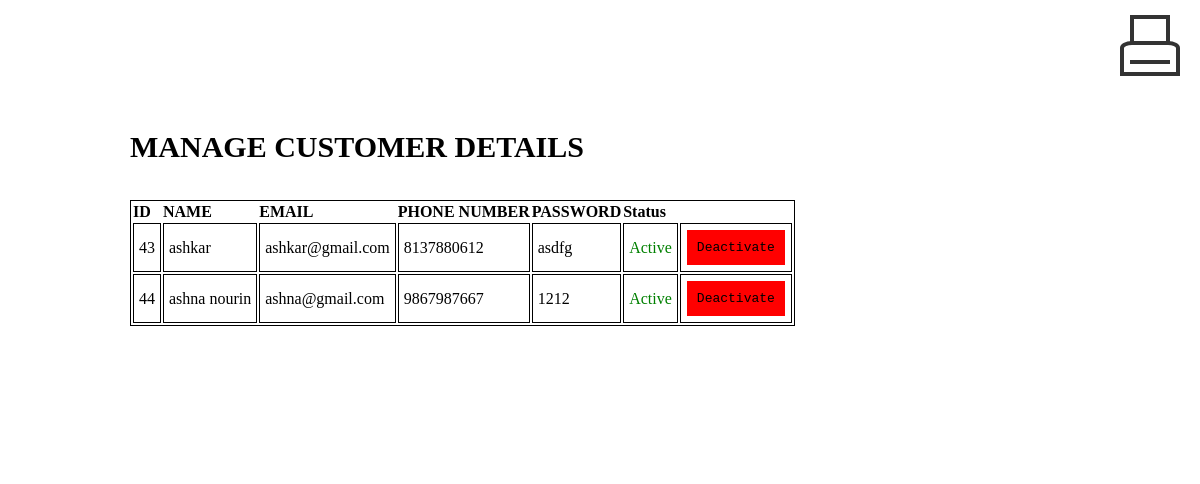
Page /displaycus.php on the committed database.
### tables this page shows
CREATE TABLE `register` (
  `c_id` int(11) NOT NULL,
  `name` varchar(20) NOT NULL,
  `email` varchar(50) NOT NULL,
  `phn` text NOT NULL,
  `password` varchar(20) NOT NULL
);

### displaycus.php (the view, shortened to what this page needs)
<?php include('./conn.php');
?>
<!DOCTYPE html>
<html lang="en">
<head>
</head>
<body>
<form action="" method="post">
    <button type="submit" class="print-button" name="print"><span class="print-icon"></span></button>
</form>
    <div id="hero">
        <div style="display: flex;justify-content: start;padding: 130px; ">
            <div style="width: 100%;">
                <h2 id="hero_head">MANAGE CUSTOMER DETAILS</h2><br><br>
                <p id="hero_content">
                    <table>
                        <tr>
                            <th>ID</th>
                            <th>NAME</th>
                            <th>EMAIL</th>
                            <th>PHONE NUMBER</th>
                            <th>PASSWORD</th>
                            <th>Status</th>
                        </tr>
                        <?php
                        $sel=$conn->query("SELECT * FROM `register` inner join `login` on `register`.email = `login`.username where `login`.status='customer'");
                        if($sel->num_rows>0){
                            while($result=mysqli_fetch_array($sel)){
                                $u_id=$result['c_id'];
                                $user_name=$result['name'];
                                $email=$result['email'];
                                $phn=$result['phn'];
                                $password=$result['password'];
                                $status = $result['login_status'];
                                echo"<tr>
                                <td>$u_id</td>
                                <td>$user_name</td>
                                <td>$email</td>
                                <td>$phn</td>
                                <td>$password</td>
                                ";
                                if($status== 1){
                                    echo "<td><span style='color:green;'>Active</span></td>";
                                }else{
                                    echo "<td><span style='color: red;'>Deactive</span></td>";
                                }
                                ?>
                                <td>
                                <form method="POST">
                                    <?php  if($status == 1){
                                    ?>
                                    <a  class='bt'  href='./status/custStatus.php?email=<?php echo $email; ?>&status=0'>Deactivate</a><br></td>
                                    <?php
                                    }else{
                                        ?>
                                    <a style="background-color: green;"class='bt activet' href='./status/custStatus.php?email=<?php echo $email; ?>&status=1''>Activate</a><br></td>
                                        <?php
                                    }
                                        ?>
                                 </tr>
                            <?php
                            }
                        }
                       ?>

### displaycus.php (style rules this page uses)
* { margin: 0px; padding: 0px; }
#hero { width: 90%; text-align: left; display: flex; justify-content: start; background-color:white; background-size: cover; }
#hero_head { color: black; text-transform: uppercase; font-size: 30px; }
#hero_content { color: black; font-family: monospace ; justify-content: space-between; font-size: larger; text-transform: capitalize; }
table,tr { border: 1px solid black; color:black; }
td { padding: 5px; border: 1px solid black; color:black; }
th { color: black; }
.bt { padding: 10px; color: black; border: 1px solid white; display: inline-block; background-color:red; font-family:monospace; text-transform: capitalize; text-decoration: none; }
button.print-button { width: 100px; height: 100px; float:right; }
span.print-icon, span.print-icon::before, span.print-icon::after, button.print-button:hover .print-icon::after { border: solid 4px #333; }
span.print-icon::after { border-width: 2px; }
button.print-button { position: relative; padding: 0; border: 0; border: none; background: transparent; }
span.print-icon, span.print-icon::before, span.print-icon::after, button.print-button:hover .print-icon::after { box-sizing: border-box; background-color: #fff; }
span.print-icon { position: relative; display: inline-block; padding: 0; margin-top: 20%; width: 60%; height: 35%; background: #fff; border-radius: 20% 20% 0 0; }
span.print-icon::before { content: ""; position: absolute; bottom: 100%; left: 12%; right: 12%; height: 110%; transition: height .2s .15s; }
span.print-icon::after { content: ""; position: absolute; top: 55%; left: 12%; right: 12%; height: 0%; background: #fff; background-repeat: no-repeat; background-size: 70% 90%; background-position: center; background-image: linear-gradient( to top, #fff 0, #fff 14%, #333 14%, #333 28%, #fff 28%, #fff 42%, #333 42%, #333 56%, #fff 56%, #fff 70%, #333 70%, #333 84%, #fff 84%, #fff 100% ); transition: height .2s, border-width 0s .2s, width 0s .2s; }

### rows in the picture
register: c_id "43", name "ashkar", email "ashkar@gmail.com", phn "8137880612", email.password "asdfg"
register: c_id "44", name "ashna nourin", email "ashna@gmail.com", phn "9867987667", email.password "1212"
